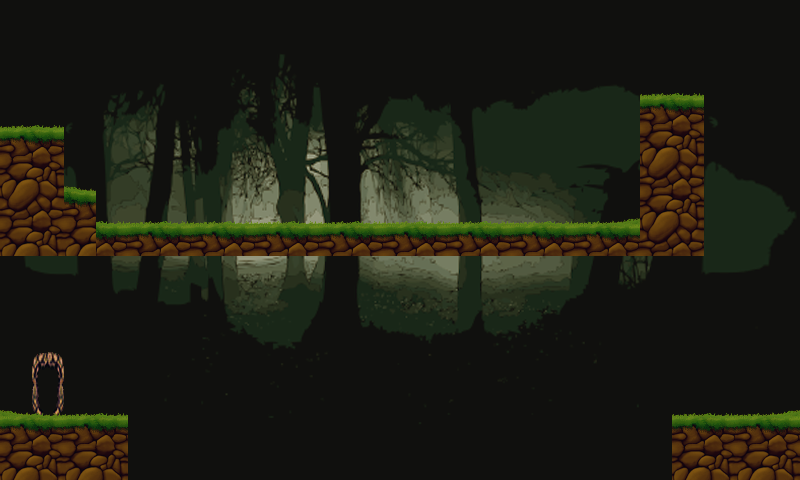

A 2D game scene composited from a Tiled map and its tileset images. What follows is a short description and the map's XML, with each tile layer's data collapsed to a summary:
An orthogonal 25x15 tile map with 32x32 px tiles, 4 tile layers (background, background1, background2, top), 3 tilesets and 12 objects (ground2, ground1, ground3, ground4, ground5, ...).

<map version="1.0" orientation="orthogonal" renderorder="right-down" width="25" height="15" tilewidth="32" tileheight="32" nextobjectid="45">
 <properties>
  <property name="mapmeta" value="mapvalue" />
 </properties>
 <tileset firstgid="1" name="Untitled" tilewidth="32" tileheight="32">
  <image source="tiles.png" width="256" height="32" />
 </tileset>
 <tileset firstgid="9" name="forest" tilewidth="32" tileheight="32">
  <image source="forest.png" width="320" height="320" />
 </tileset>
 <tileset firstgid="109" name="Gothic-Forest_Clip_Art" tilewidth="800" tileheight="480">
  <image source="Gothic-Forest_Clip_Art.png" width="800" height="480" />
 </tileset>
 <layer name="background" width="25" height="15">
  <data>[375 cells, 1 non-empty, 1 distinct tile ids]</data>
 </layer>
 <layer name="background1" width="25" height="15">
  <data>[375 cells, 3 non-empty, 3 distinct tile ids]</data>
 </layer>
 <layer name="background2" width="25" height="15">
  <data>[375 cells, 83 non-empty, 10 distinct tile ids]</data>
 </layer>
 <layer name="top" width="25" height="15">
  <data>[375 cells, 2 non-empty, 1 distinct tile ids]</data>
 </layer>
 <objectgroup name="obstacles">
  <properties>
   <property name="objectmeta" value="objectvalue" />
  </properties>
  <object id="6" name="ground2" x="672" y="417" width="135" height="77">
   <properties>
    <property name="name" value="ground2" />
   </properties>
  </object>
  <object id="13" name="ground1" x="-5" y="417" width="133" height="82">
   <properties>
    <property name="name" value="ground2" />
   </properties>
  </object>
  <object id="35" name="ground3" x="-8" y="225" width="710" height="32">
   <properties>
    <property name="name" value="ground3" />
   </properties>
  </object>
  <object id="36" name="ground4" x="-2" y="132" width="66" height="98">
   <properties>
    <property name="name" value="ground4" />
   </properties>
  </object>
  <object id="38" name="ground5" x="640" y="98" width="64" height="132">
   <properties>
    <property name="name" value="ground5" />
   </properties>
  </object>
  <object id="43" name="ground6" x="61" y="192" width="35" height="38">
   <properties>
    <property name="name" value="ground6" />
   </properties>
  </object>
 </objectgroup>
 <objectgroup name="startFinish">
  <object id="10" name="start" x="9" y="65" width="48" height="64">
   <properties>
    <property name="name" value="start" />
   </properties>
  </object>
  <object id="12" name="finish" x="32" y="353" width="32" height="64">
   <properties>
    <property name="name" value="finish" />
   </properties>
  </object>
 </objectgroup>
 <objectgroup name="enemies" />
 <objectgroup name="shackleables" />
 <objectgroup name="platforms">
  <object id="28" name="platform1" x="135" y="87" width="64" height="32">
   <properties>
    <property name="name" value="platform1" />
   </properties>
  </object>
  <object id="31" name="platform2" x="492" y="87" width="64" height="32">
   <properties>
    <property name="name" value="platform2" />
   </properties>
  </object>
  <object id="40" name="platform3" x="420" y="404" width="64" height="32">
   <properties>
    <property name="name" value="platform3" />
   </properties>
  </object>
  <object id="42" name="platform4" x="329" y="404" width="64" height="32">
   <properties>
    <property name="name" value="platform4" />
   </properties>
  </object>
 </objectgroup>
 <objectgroup name="pinecones" />
</map>
